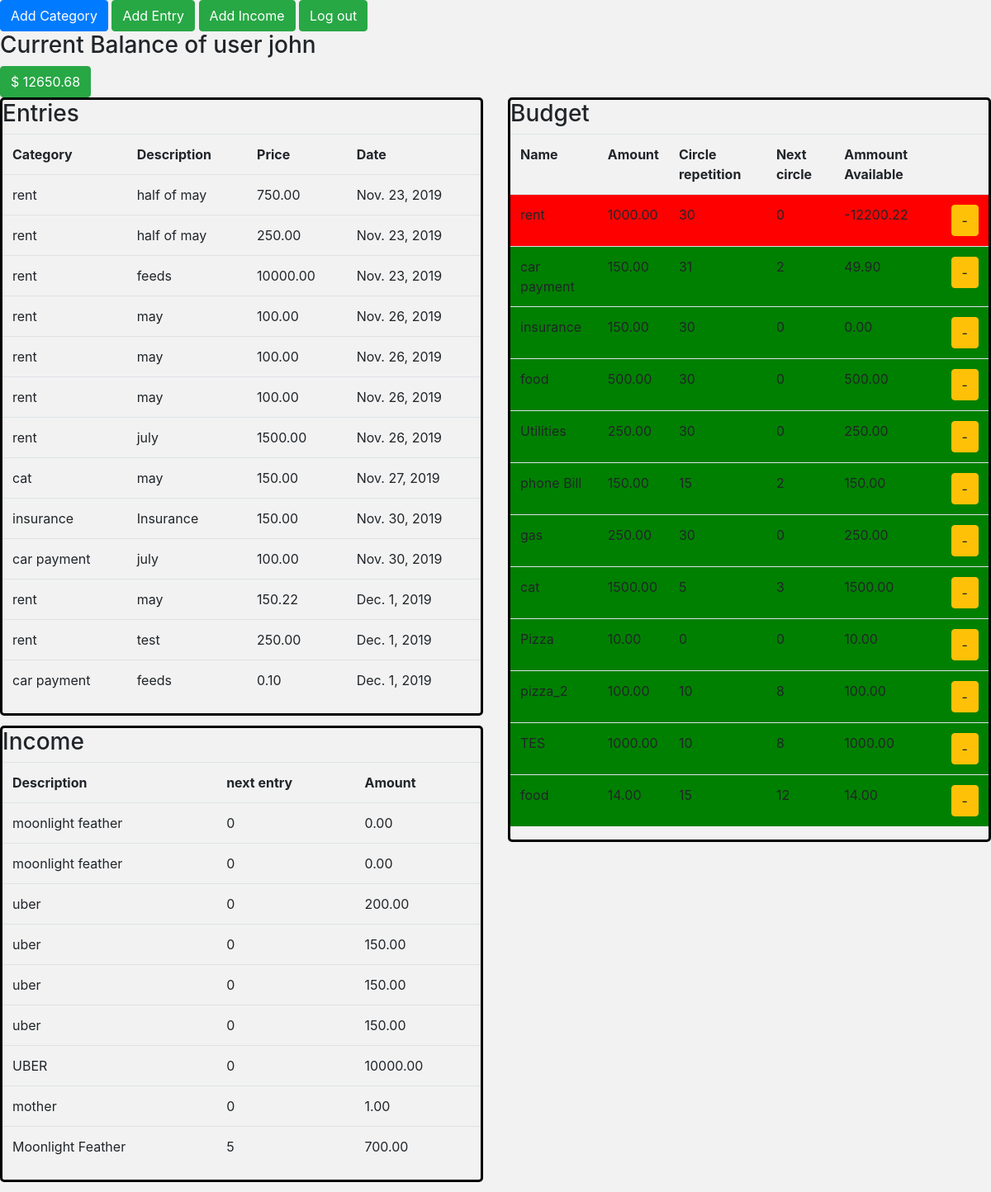
Page /expenses/user/ (signed in) on the committed database.
### account/models.py (models this page shows)
class CustomUser(models.Model):
    user = models.OneToOneField(User, on_delete=models.CASCADE)
    current_balance = models.DecimalField(max_digits=10, decimal_places=2, default=0)

### expenses/models.py (models this page shows, shortened)
class Entry(models.Model):
    user = models.ForeignKey(User, on_delete=models.CASCADE)
    category = models.ForeignKey('Category',on_delete=models.CASCADE)
    description = models.CharField(max_length=255)
    price = models.DecimalField(max_digits=10, decimal_places=2)
    date = models.DateField(auto_now=True)

class Category(models.Model):
    user = models.ForeignKey(User, on_delete=models.CASCADE)
    expense = models.DecimalField(max_digits=10, decimal_places=2)
    circle_repetition = models.IntegerField()
    name=models.CharField(max_length=255)
    current_circle = models.IntegerField(default=0)
    deficit = models.BooleanField(default=True)
    spend_available = models.DecimalField(max_digits=10, decimal_places=2, default=0.00)
    def __str__(self):
        return self.name

class Income(models.Model):
    user = models.ForeignKey(User, on_delete=models.CASCADE)
    circle_repetition = models.IntegerField()
    current_circle = models.IntegerField(default=0)
    repition = models.BooleanField(null=True)
    description = models.CharField(max_length=255)
    amount = models.DecimalField(max_digits=10, decimal_places=2, default=0.00)

### expenses/views.py (the view, shortened to what this page needs)
# urls.py: re_path(r'user/', views.PersonData.as_view(), name='person_expenses'),
class PersonData(LoginRequiredMixin, View):
    model = Entry
    template_name = 'expenses/summary.html'
    log_in='user/login'
    def get(self, request):
        user = request.user
        balance = CustomUser.objects.get(user=user).current_balance
        categories= Category.objects.filter(user=user)
        expenses = Entry.objects.filter(user=user)
        income = Income.objects.filter(user=user)
        data = {
            'categories':categories,
            'expenses':expenses,
            'income':income,
            'balance': balance
        }
        return render(request, self.template_name, data)

### templates/expenses/summary.html (shortened to what this page needs)
{% extends "base.html"%}
{% load static %}
{% block  body %}
<div class="header">
  <span class="btn btn-primary"><a style="color:white;" href="{% url 'expenses:category' %}">Add Category</a></span>
  <span class="btn btn-success"><a style="color:white;" href="{% url 'expenses:add' %}">Add Entry</a></span>
  <span class="btn btn-success"><a style="color:white;" href="{% url 'expenses:income' %}">Add Income</a></span>
  <span class="btn btn-success"><a style="color:white;" href="{% url 'accounts:log_out' %}">Log out</a></span>
  <div class="balance">
    <h3>Current Balance of user {{user.get_username}}</h3>
    {% if balance > 0 %}
    <div class="btn btn-success" id="current_balance">$ {{balance}}</div>
    {% else %}
    <div class="btn btn-danger" id="current_balance">$ {{balance}}</div>
    {% endif %}
  </div>
</div>
    <div class="row">
      <div class=" col">
        <div class="panel table-responsive">
          <h3>Entries</h3>
          <table class="table">
            <tr>
              <th>Category</th>
              <th>Description</th>
              <th>Price</th>
              <th>Date</th>
            </tr>
            {% for expense in expenses %}
            <tr data-category-id="{{expense.category.id}}">
              <td>{{expense.category}}</td>
              <td>{{expense.description}}</td>
              <td>{{expense.price}}</td>
              <td>{{expense.date}}</td>
            </tr>
            {% endfor %}
          </table>
        </div>
        <div class="row">
          <div class ="col">
            <div class="panel table-responsive">
              <h3>Income</h3>
              <table class="table">
                  <tr>
                    <th>Description</th>
                    <th>next entry</th>
                    <th>Amount</th>
                  </tr>
                  {% for entry_income in income %}
                  <tr>
                    <td>{{entry_income.description}}</td>
                    {% if entry_income %}
                    <td> {{ entry_income.current_circle}}</td>
                    {% else %}
                    <td> NO more entry </td>
                    {% endif %}
                    <td>{{entry_income.amount}}</td>
                  </tr>
                  {% endfor %}
              </table>
            </div>
          </div>
        </div>
      </div>
      <div class="col">
        <div class="panel table-responsive" id="Budget">
          <h3>Budget</h3>
          <table class="table">
            <tr>
              <th>Name</th>
              <th>Amount</th>
              <th>Circle repetition</th>
              <th>Next circle</th>
              <th>Ammount Available</th>
              <th></th>
            </tr>
            {% for category in categories %}
            {% if category.deficit %}
            <tr style="background-color:red;" data-row-id="{{category.id}}">
            {% else %}
            <tr style="background-color:green;" data-row-id="{{category.id}}">
            {% endif %}
              <td>{{category.name}}</td>
              <td>{{category.expense}}</td>
              <td>{{category.circle_repetition}}</td>
              <td>{{category.current_circle}}</td>
              <td>{{category.spend_available}}</td>
              <td><span id="test" class="btn btn-warning delete-target" data-name="{{category.name}}" data-id="{{category.id}}">-</span>
              </td>
            </tr>
            {% endfor %}
          </table>
        </div>
      </div>
    </div>
  {% endblock %}

### static/css/base.css (style rules this page uses)
body { background-color: #f2f2f2; }
.header { position: sticky; }
.panel { margin-bottom: 2%; border: 3px black solid; border-radius: 5px; }

### rows in the picture
CustomUser: current_balance "12650.68"
Entry: category "rent", description "half of may", price "750.00", date "Nov. 23, 2019"
Entry: category "rent", description "half of may", price "250.00", date "Nov. 23, 2019"
Entry: category "rent", description "feeds", price "10000.00", date "Nov. 23, 2019"
Entry: category "rent", description "may", price "100.00", date "Nov. 26, 2019"
Entry: category "rent", description "may", price "100.00", date "Nov. 26, 2019"
Entry: category "rent", description "may", price "100.00", date "Nov. 26, 2019"
Entry: category "rent", description "july", price "1500.00", date "Nov. 26, 2019"
Entry: category "cat", description "may", price "150.00", date "Nov. 27, 2019"
Entry: category "insurance", description "Insurance", price "150.00", date "Nov. 30, 2019"
Entry: category "car payment", description "july", price "100.00", date "Nov. 30, 2019"
Entry: category "rent", description "may", price "150.22", date "Dec. 1, 2019"
Entry: category "rent", description "test", price "250.00", date "Dec. 1, 2019"
Entry: category "car payment", description "feeds", price "0.10", date "Dec. 1, 2019"
Income: description "moonlight feather", current_circle "0", amount "0.00"
Income: description "moonlight feather", current_circle "0", amount "0.00"
Income: description "uber", current_circle "0", amount "200.00"
Income: description "uber", current_circle "0", amount "150.00"
Income: description "uber", current_circle "0", amount "150.00"
Income: description "uber", current_circle "0", amount "150.00"
Income: description "UBER", current_circle "0", amount "10000.00"
Income: description "mother", current_circle "0", amount "1.00"
Income: description "Moonlight Feather", current_circle "5", amount "700.00"
Category: name "rent", expense "1000.00", circle_repetition "30", current_circle "0", spend_available "-12200.22"
Category: name "car payment", expense "150.00", circle_repetition "31", current_circle "2", spend_available "49.90"
Category: name "insurance", expense "150.00", circle_repetition "30", current_circle "0", spend_available "0.00"
Category: name "food", expense "500.00", circle_repetition "30", current_circle "0", spend_available "500.00"
Category: name "Utilities", expense "250.00", circle_repetition "30", current_circle "0", spend_available "250.00"
Category: name "phone Bill", expense "150.00", circle_repetition "15", current_circle "2", spend_available "150.00"
Category: name "gas", expense "250.00", circle_repetition "30", current_circle "0", spend_available "250.00"
Category: name "cat", expense "1500.00", circle_repetition "5", current_circle "3", spend_available "1500.00"
Category: name "Pizza", expense "10.00", circle_repetition "0", current_circle "0", spend_available "10.00"
Category: name "pizza_2", expense "100.00", circle_repetition "10", current_circle "8", spend_available "100.00"
Category: name "TES", expense "1000.00", circle_repetition "10", current_circle "8", spend_available "1000.00"
Category: name "food", expense "14.00", circle_repetition "15", current_circle "12", spend_available "14.00"

### other values in the picture
{{ user.get_username }} "john"
